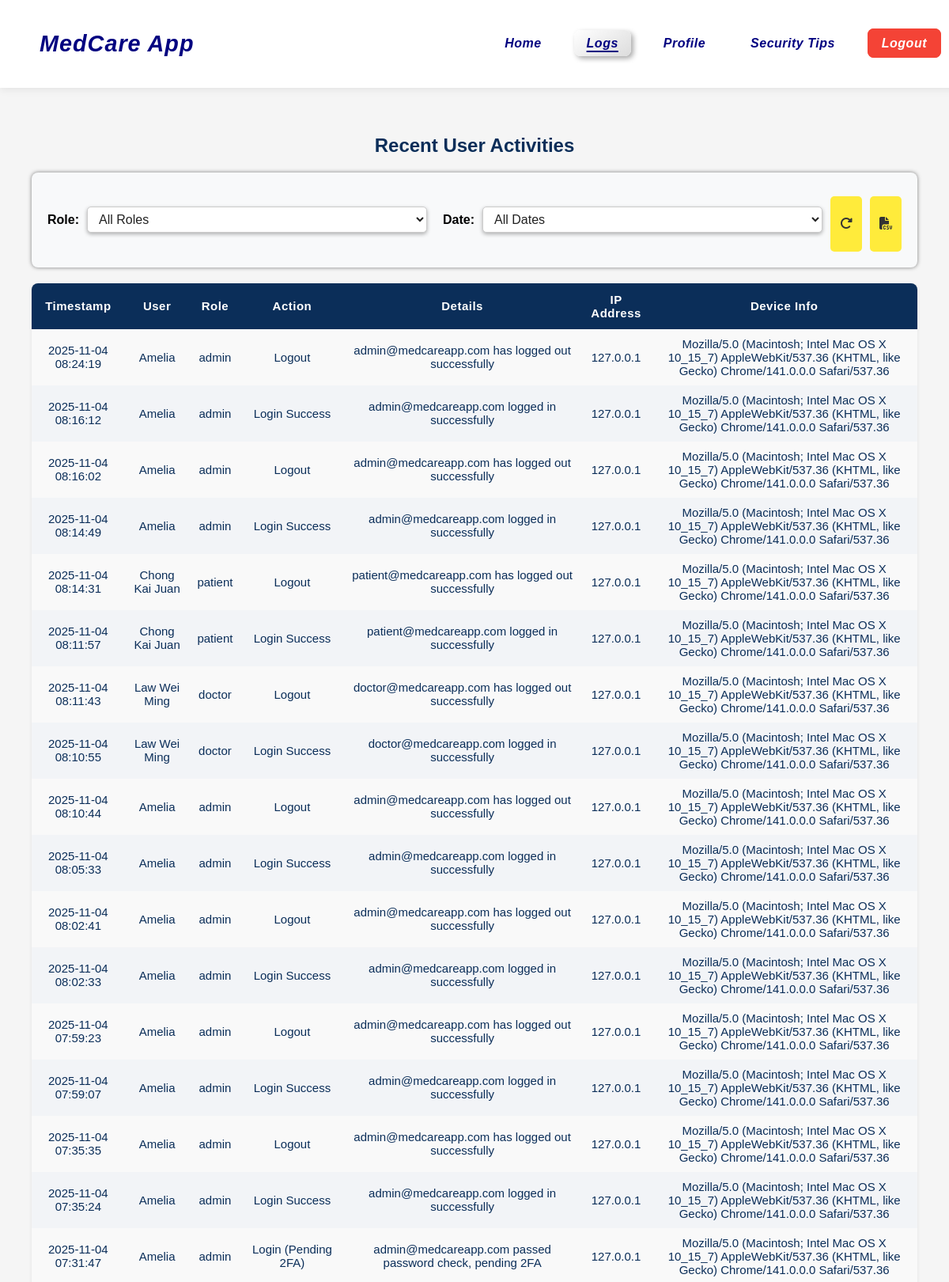
The page /admin_logs (signed in, upper part) on the database its author committed.
### tables this page shows
CREATE TABLE "activity_logs" (
	"log_id"	INTEGER,
	"user_id"	INTEGER,
	"action"	TEXT NOT NULL,
	"details"	TEXT,
	"ip_address"	TEXT,
	"device_info"	TEXT,
	"timestamp"	DATETIME DEFAULT CURRENT_TIMESTAMP,
	PRIMARY KEY("log_id" AUTOINCREMENT),
	FOREIGN KEY("user_id") REFERENCES "users"("user_id")
);

CREATE TABLE "users" (
	"user_id"	INTEGER,
	"name"	TEXT NOT NULL,
	"email"	BLOB NOT NULL UNIQUE,
	"password"	TEXT NOT NULL,
	"phone_number"	BLOB NOT NULL UNIQUE,
	"role_id"	INTEGER, two_factor_enabled INTEGER DEFAULT 0, two_factor_secret TEXT,
	PRIMARY KEY("user_id" AUTOINCREMENT),
	FOREIGN KEY("role_id") REFERENCES "roles"("id")
);

CREATE TABLE roles (
    id INTEGER PRIMARY KEY AUTOINCREMENT,
    role_name TEXT NOT NULL UNIQUE
);

### app.py (the view)
@app.route('/admin_logs')
def admin_logs():
    if 'user_id' not in session:
        flash("Please log in to access your dashboard", "error")
        return redirect(url_for('login'))
    conn = get_db_connection()
    cur = conn.cursor()
    cur.execute("""
        SELECT a.*, u.name, r.role_name
        FROM activity_logs a
        JOIN users u ON a.user_id = u.user_id
        JOIN roles r ON u.role_id = r.id
        WHERE datetime(a.timestamp) >= datetime('now', '-7 days')
        ORDER BY a.timestamp DESC
    """)
    logs = cur.fetchall()
    cur.close()
    conn.close()
    return render_template('admin_logs.html', logs=logs)

### app.py (called while the page is built)
@app.before_request
def make_session_permanent():
    session.permanent = True
    app.permanent_session_lifetime = timedelta(minutes=30)
    now_ts = datetime.now(timezone.utc).timestamp()
    if 'last_activity' in session:
        last_activity_ts = session.get('last_activity')
        if (now_ts - last_activity_ts) > 1800:  # 1800 seconds = 30 mins
            session.clear()
            flash("Session expired due to inactivity. Please log in again.", "error")
            return redirect(url_for('login'))
    session['last_activity'] = now_ts

def get_db_connection():
    conn = sqlite3.connect(DB_PATH, timeout=30, check_same_thread=False)
    conn.row_factory = sqlite3.Row
    conn.execute("PRAGMA journal_mode=WAL;")
    return conn

@app.after_request
def add_security_headers(response):
    response.headers["X-Frame-Options"] = "DENY"
    response.headers["Strict-Transport-Security"] = "max-age=31536000; includeSubDomains"
    response.headers["X-Content-Type-Options"] = "nosniff"
    return response

### templates/admin_logs.html (shortened to what this page needs)
{% extends "base.html" %}
{% block content %}
<div class="dashboard-container">
    <h2 style="margin-top: 10px;">Recent User Activities</h2>
    <div class="filter-bar">
        <label for="roleFilter">Role:</label>
        <select id="roleFilter">
            <option value="all">All Roles</option>
        </select>
        <label for="dateFilter" style="margin-left:10px;">Date:</label>
        <select id="dateFilter">
            <option value="all">All Dates</option>
        </select>
        <div style="margin-left:auto; display:flex; gap:10px; height: 80px;">
            <button id="refreshLogs" class="btn" title="Refresh Logs">
                <i class="fa-solid fa-rotate-right"></i>
            </button>
            <button id="downloadCSV" class="btn">
                <i class="fa-solid fa-file-csv"></i>
            </button>
        </div>
    </div>
    <table id="logTable" class="appointment-table">
        <thead>
            <tr>
                <th>Timestamp</th>
                <th>User</th>
                <th>Role</th>
                <th>Action</th>
                <th>Details</th>
                <th>IP Address</th>
                <th>Device Info</th>
            </tr>
        </thead>
        <tbody id="logBody">
            {% if logs and logs|length > 0 %}
                {% for log in logs %}
                <tr data-role="{{ log.role_name|lower }}"
                    class="{% if 'Failed' in log.action or 'Error' in log.action %}log-failed{% else %}log-success{% endif %}">
                    <td>{{ log.timestamp }}</td>
                    <td>{{ log.name }}</td>
                    <td>{{ log.role_name }}</td>
                    <td>{{ log.action }}</td>
                    <td>{{ log.details or '-' }}</td>
                    <td>{{ log.ip_address }}</td>
                    <td>{{ log.device_info }}</td>
                </tr>
                {% endfor %}
            {% else %}
                <tr><td colspan="6" class="empty">No activity logs found.</td></tr>
            {% endif %}
        </tbody>
    </table>
</div>
{% endblock %}

### static/css/styles.css (style rules this page uses)
html, body { height: 100%; margin: 0; padding: 0; display: flex; flex-direction: column; scroll-behavior: smooth; }
body { font-family: 'Poppins', sans-serif; margin: 0; padding: 0; background: rgb(245, 245, 245); background-size: cover; color: black; text-align: center; padding-top: 120px; }
h1, h2, h3 { color: #0b2e59; }
input, select { width: 90%; padding: 12px; margin: 10px 0; border: 2px solid rgba(255, 255, 255, 0.6); background: rgba(255, 255, 255, 0.8); border-radius: 8px; font-size: 1rem; color: #222; transition: all 0.3s ease; box-shadow: 0 2px 5px rgba(0,0,0,0.3); }
.dashboard-container { padding: 40px; text-align: center; }
button, .btn { width: 50%; padding: 12px; background: #ffeb3b; color: #333; font-weight: bold; border: none; border-radius: 5px; cursor: pointer; transition: background 0.3s, transform 0.3s; font-size: 1rem; margin-top: 10px; }
.appointment-table { width: 100%; border-collapse: collapse; margin-top: 15px; background-color: #f9f9f9; border-radius: 8px; overflow: hidden; box-shadow: 0 2px 5px rgba(0, 0, 0, 0.08); font-size: 15px; }
.appointment-table thead { background: #0b2e59; color: white; text-align: center; }
.appointment-table th { padding: 12px 10px; font-weight: bold; letter-spacing: 0.5px; }
.appointment-table td { padding: 10px; text-align: center; color: #333; }
.appointment-table tbody tr:nth-child(even) { background-color: #f2f4f7; }
.filter-bar { display: flex; align-items: center; gap: 10px; margin-top: 15px; margin-bottom: 20px; background: #f8f9fa; padding: 20px 20px; border-radius: 8px; box-shadow: 0 0 5px rgba(0,0,0,0.5); }
.filter-bar label { font-weight: bold; }
.filter-bar select, .filter-bar .filter-btn { padding: 6px 10px; border: 1px solid #ccc; border-radius: 5px; background: white; }
.log-success td { color: #0b2e59; }
#logBody tr { opacity: 1; transform: translateY(0); transition: all 0.3s ease-in-out; }

### rows shown on the page
activity_logs: timestamp "2025-11-04 08:24:19", name "Amelia", role_name "admin", action "Logout", details "admin@medcareapp.com has logged out successfully", ip_address "127.0.0.1", device_info "Mozilla/5.0 (Macintosh; Intel Mac OS X 10_15_7) AppleWebKit/537.36 (KHTML, like Gecko) Chrome/141.0.0.0 Safari/537.36"
activity_logs: timestamp "2025-11-04 08:16:12", name "Amelia", role_name "admin", action "Login Success", details "admin@medcareapp.com logged in successfully", ip_address "127.0.0.1", device_info "Mozilla/5.0 (Macintosh; Intel Mac OS X 10_15_7) AppleWebKit/537.36 (KHTML, like Gecko) Chrome/141.0.0.0 Safari/537.36"
activity_logs: timestamp "2025-11-04 08:16:02", name "Amelia", role_name "admin", action "Logout", details "admin@medcareapp.com has logged out successfully", ip_address "127.0.0.1", device_info "Mozilla/5.0 (Macintosh; Intel Mac OS X 10_15_7) AppleWebKit/537.36 (KHTML, like Gecko) Chrome/141.0.0.0 Safari/537.36"
activity_logs: timestamp "2025-11-04 08:14:49", name "Amelia", role_name "admin", action "Login Success", details "admin@medcareapp.com logged in successfully", ip_address "127.0.0.1", device_info "Mozilla/5.0 (Macintosh; Intel Mac OS X 10_15_7) AppleWebKit/537.36 (KHTML, like Gecko) Chrome/141.0.0.0 Safari/537.36"
activity_logs: timestamp "2025-11-04 08:14:31", name "Chong Kai Juan", role_name "patient", action "Logout", details "patient@medcareapp.com has logged out successfully", ip_address "127.0.0.1", device_info "Mozilla/5.0 (Macintosh; Intel Mac OS X 10_15_7) AppleWebKit/537.36 (KHTML, like Gecko) Chrome/141.0.0.0 Safari/537.36"
activity_logs: timestamp "2025-11-04 08:11:57", name "Chong Kai Juan", role_name "patient", action "Login Success", details "patient@medcareapp.com logged in successfully", ip_address "127.0.0.1", device_info "Mozilla/5.0 (Macintosh; Intel Mac OS X 10_15_7) AppleWebKit/537.36 (KHTML, like Gecko) Chrome/141.0.0.0 Safari/537.36"
activity_logs: timestamp "2025-11-04 08:11:43", name "Law Wei Ming", role_name "doctor", action "Logout", details "doctor@medcareapp.com has logged out successfully", ip_address "127.0.0.1", device_info "Mozilla/5.0 (Macintosh; Intel Mac OS X 10_15_7) AppleWebKit/537.36 (KHTML, like Gecko) Chrome/141.0.0.0 Safari/537.36"
activity_logs: timestamp "2025-11-04 08:10:55", name "Law Wei Ming", role_name "doctor", action "Login Success", details "doctor@medcareapp.com logged in successfully", ip_address "127.0.0.1", device_info "Mozilla/5.0 (Macintosh; Intel Mac OS X 10_15_7) AppleWebKit/537.36 (KHTML, like Gecko) Chrome/141.0.0.0 Safari/537.36"
activity_logs: timestamp "2025-11-04 08:10:44", name "Amelia", role_name "admin", action "Logout", details "admin@medcareapp.com has logged out successfully", ip_address "127.0.0.1", device_info "Mozilla/5.0 (Macintosh; Intel Mac OS X 10_15_7) AppleWebKit/537.36 (KHTML, like Gecko) Chrome/141.0.0.0 Safari/537.36"
activity_logs: timestamp "2025-11-04 08:05:33", name "Amelia", role_name "admin", action "Login Success", details "admin@medcareapp.com logged in successfully", ip_address "127.0.0.1", device_info "Mozilla/5.0 (Macintosh; Intel Mac OS X 10_15_7) AppleWebKit/537.36 (KHTML, like Gecko) Chrome/141.0.0.0 Safari/537.36"
activity_logs: timestamp "2025-11-04 08:02:41", name "Amelia", role_name "admin", action "Logout", details "admin@medcareapp.com has logged out successfully", ip_address "127.0.0.1", device_info "Mozilla/5.0 (Macintosh; Intel Mac OS X 10_15_7) AppleWebKit/537.36 (KHTML, like Gecko) Chrome/141.0.0.0 Safari/537.36"
activity_logs: timestamp "2025-11-04 08:02:33", name "Amelia", role_name "admin", action "Login Success", details "admin@medcareapp.com logged in successfully", ip_address "127.0.0.1", device_info "Mozilla/5.0 (Macintosh; Intel Mac OS X 10_15_7) AppleWebKit/537.36 (KHTML, like Gecko) Chrome/141.0.0.0 Safari/537.36"
activity_logs: timestamp "2025-11-04 07:59:23", name "Amelia", role_name "admin", action "Logout", details "admin@medcareapp.com has logged out successfully", ip_address "127.0.0.1", device_info "Mozilla/5.0 (Macintosh; Intel Mac OS X 10_15_7) AppleWebKit/537.36 (KHTML, like Gecko) Chrome/141.0.0.0 Safari/537.36"
activity_logs: timestamp "2025-11-04 07:59:07", name "Amelia", role_name "admin", action "Login Success", details "admin@medcareapp.com logged in successfully", ip_address "127.0.0.1", device_info "Mozilla/5.0 (Macintosh; Intel Mac OS X 10_15_7) AppleWebKit/537.36 (KHTML, like Gecko) Chrome/141.0.0.0 Safari/537.36"
activity_logs: timestamp "2025-11-04 07:35:35", name "Amelia", role_name "admin", action "Logout", details "admin@medcareapp.com has logged out successfully", ip_address "127.0.0.1", device_info "Mozilla/5.0 (Macintosh; Intel Mac OS X 10_15_7) AppleWebKit/537.36 (KHTML, like Gecko) Chrome/141.0.0.0 Safari/537.36"
activity_logs: timestamp "2025-11-04 07:35:24", name "Amelia", role_name "admin", action "Login Success", details "admin@medcareapp.com logged in successfully", ip_address "127.0.0.1", device_info "Mozilla/5.0 (Macintosh; Intel Mac OS X 10_15_7) AppleWebKit/537.36 (KHTML, like Gecko) Chrome/141.0.0.0 Safari/537.36"
activity_logs: timestamp "2025-11-04 07:31:47", name "Amelia", role_name "admin", action "Login (Pending 2FA)", details "admin@medcareapp.com passed password check, pending 2FA", ip_address "127.0.0.1", device_info "Mozilla/5.0 (Macintosh; Intel Mac OS X 10_15_7) AppleWebKit/537.36 (KHTML, like Gecko) Chrome/141.0.0.0 Safari/537.36"
